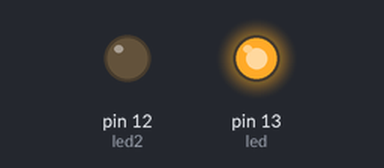
Simulated run of this sketch. Board: Arduino Uno, built with avr-gcc and run on an emulated ATmega328P. Parts: output pins drawn as LEDs (lit = HIGH).

Above: at 0.2 s.
At 1.5 s:
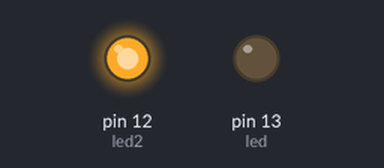
At 5.5 s:
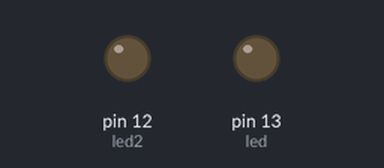
Timing chart, 0 to 6.9 s (numbered marks = the images above):
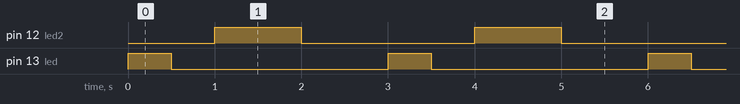

The sketch:

opdracht_3.ino
```cpp
int led = 13;
int led2 = 12;

void setup() {
    pinMode(led, OUTPUT);
    pinMode(led2, OUTPUT);

}

//void loop() {
//  digitalWrite(led, HIGH);   // turn the LED on (HIGH is the voltage level)
//  delay(100);               // wait for a second
//  digitalWrite(led, LOW);    // turn the LED off by making the voltage LOW
////  delay(100);
//  {digitalWrite(led2, HIGH);
//  delay(100);
//  digitalWrite(led2, LOW);
////  delay(100);
//  }
//}

//void loop() {
//  digitalWrite(led, HIGH);
//  delay(1000);
//  digitalWrite(led, LOW);
//  delay(100);
//  {digitalWrite(led2, HIGH);
//  delay(1000);
//  digitalWrite(led2, LOW);
//  delay(100);}
//}

void loop() {
  digitalWrite(led, HIGH);
  delay(500);
  digitalWrite(led, LOW);
  delay(500);
  {digitalWrite(led2, HIGH);
  delay(1000);
  digitalWrite(led2, LOW);
  delay(1000);}
}
```

Measured:
- by itself, pin 12 (led2): alternates HIGH for 1.0 s and LOW for 2.0 s
- by itself, pin 13 (led): alternates HIGH for 0.50 s and LOW for 2.5 s
- by itself, everything shown: repeats every 3.0 s, in 4 steps
